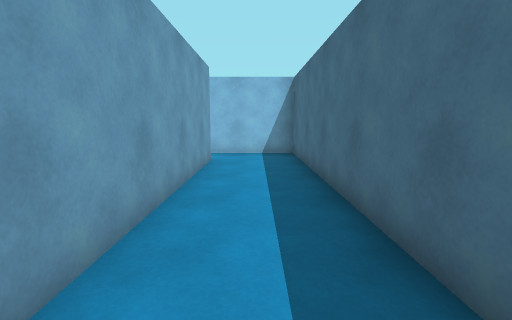
View 1 (above)

16 first-person views from a walk through a scene from a Unity 3-D project. The camera is 1.3 m above the floor, tilts 8° down and sees 85° across. The floor is counted in squares, 1 m on a side. Each view is taken from the middle of a square. On the plan, view 1 faces up. The plan holds only what a view shows up to about 13 squares ahead; the rest is blank. The place goes on beyond the plan. The player is left out. Surface patterns are stand-ins for the level's own textures.

View 2
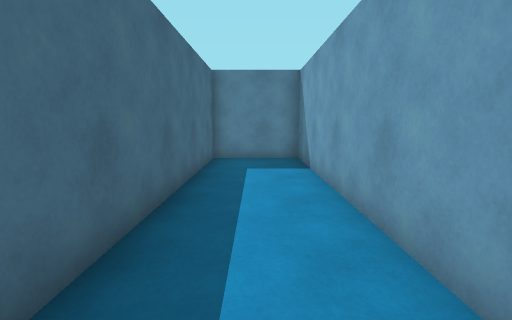

View 3
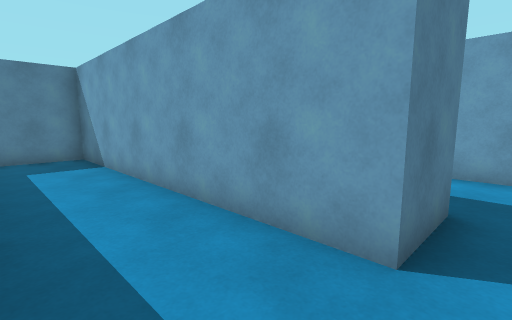

View 4
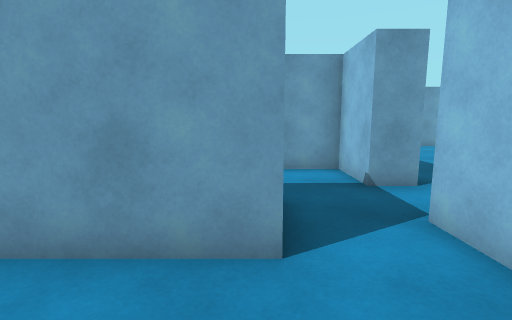

View 5
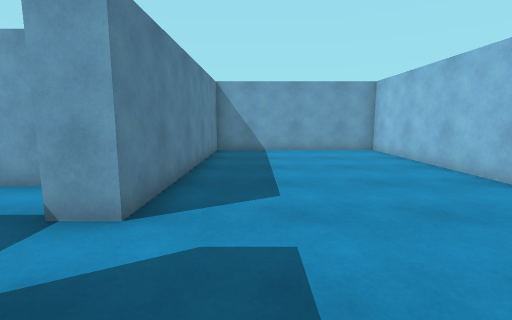

View 6
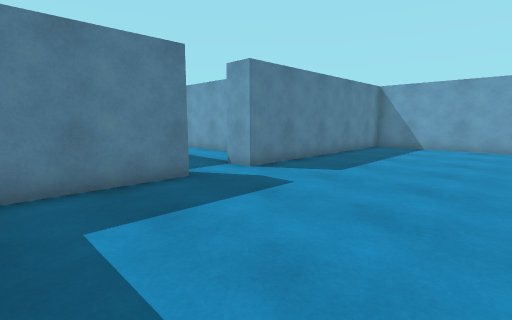

View 7
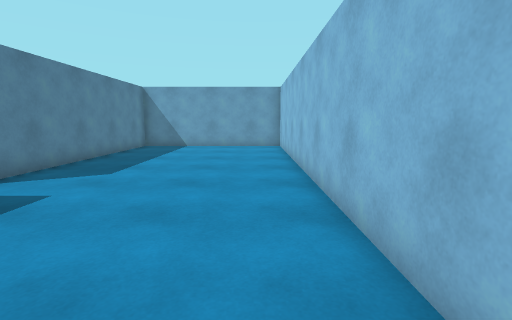

View 8
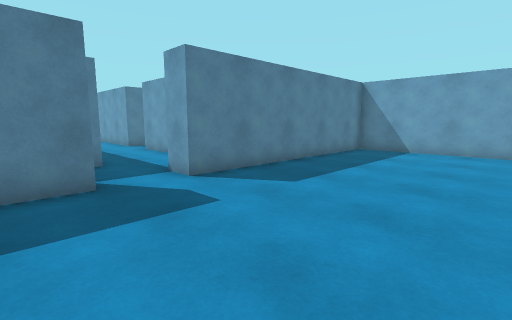

View 9
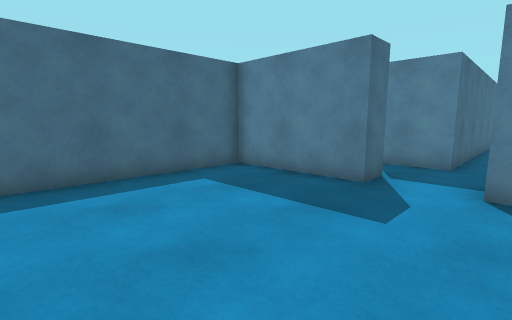

View 10
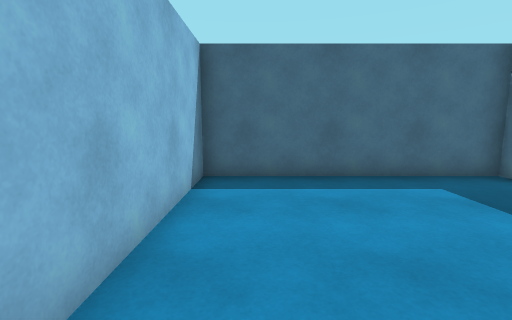

View 11
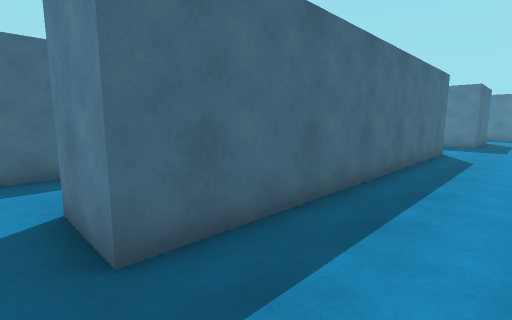

View 12
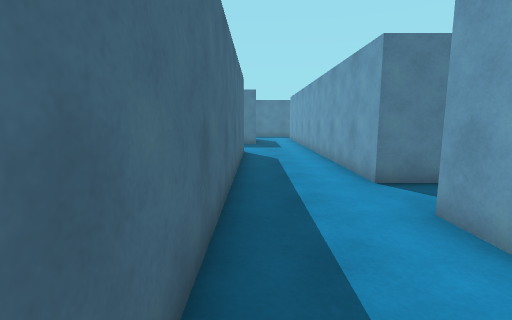

View 13
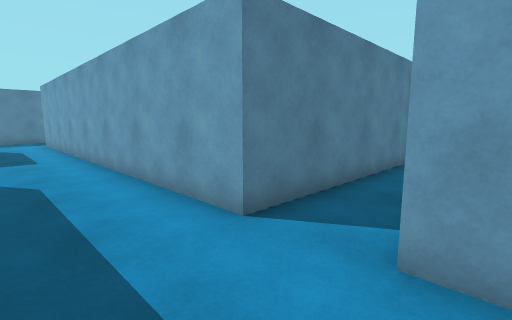

View 14
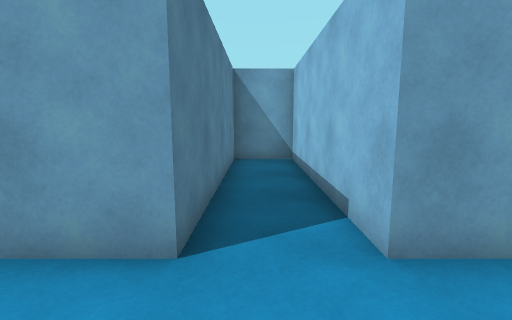

View 15
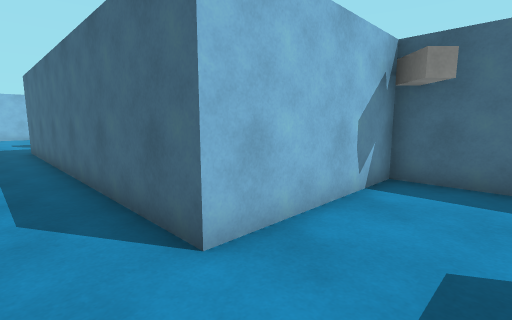

View 16
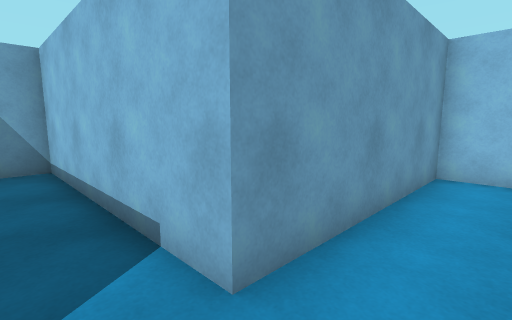

### Floor plan
Ten units are one square. View 1 is at (0, 0); x grows to the right and y downward. Boxes are objects, and circles mark ways between rooms. Rooms are numbered by the first view taken in them; rooms with no view inside come last. Other rooms are left out.
<svg viewBox="-140 -198 160 258">
<path fill="none" stroke="#000" d="M-15 -92 -15 7 15 7 15 -113 -15 -113M-25 -113 -25 -123 15 -123 15 -193 -135 -193 -135 -123 -45 -123 -45 -113M-45 -113 -65 -113 -65 -53 -135 -53 -135 -33 -65 -33 -65 55M15 49 15 28 -35 28 -35 -92 -15 -92M-15 -113 -25 -113"/>
<circle cx="-20" cy="-100" r="3" fill="#2a7"/>
<circle cx="-35" cy="-115" r="3" fill="#2a7"/>
<text x="0" y="-50">1</text>
<text x="-60" y="-150">2</text>
<text x="-50" y="-20">3</text>
</svg>
Room 1 opens to room 3. Room 2 opens to room 3.

Where each view was taken, in squares from view 1:
view 1: 0 up, 0 right, facing up
view 2: 9 up, 0 right, facing down
view 3: 10 up, 1 right, facing down-left
view 4: 9 up, 1 right, facing left
view 5: 14 up, 1 left, facing left
view 6: 18 up, 1 right, facing down-left
view 7: 18 up, 1 right, facing left
view 8: 18 up, 1 left, facing down-left
view 9: 18 up, 5 left, facing down-right
view 10: 18 up, 5 left, facing right
view 11: 10 up, 6 left, facing down-right
view 12: 9 up, 4 left, facing down
view 13: 6 up, 4 left, facing down-left
view 14: 4 up, 4 left, facing left
view 15: 5 down, 5 left, facing up-right
view 16: 4 up, 5 left, facing up-left
